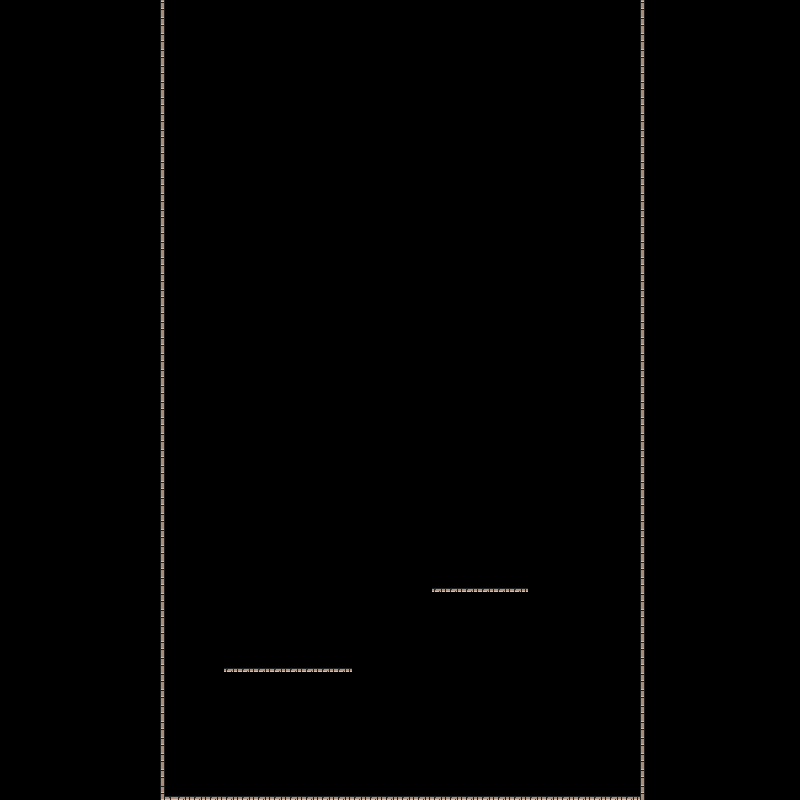

This is a level from a 2D game, rendered from its Tiled map with the project's own tilesets. A one-line summary and the map file follow, with tile-layer data summarised:
An orthogonal 50x50 tile map with 16x16 px tiles, 2 tile layers (Paredes, Plataformas).

<map version="1.5" tiledversion="1.7.2" orientation="orthogonal" renderorder="right-down" width="50" height="50" tilewidth="16" tileheight="16" infinite="0" nextlayerid="3" nextobjectid="1">
 <tileset firstgid="1" name="map_pattern" tilewidth="16" tileheight="16" tilecount="160" columns="10">
  <image source="../map/dungeon_tiles.png" width="160" height="256" />
  <tile id="0">
   <properties>
    <property name="collision" type="bool" value="false" />
   </properties>
  </tile>
  <tile id="1">
   <properties>
    <property name="collision" type="bool" value="true" />
   </properties>
  </tile>
  <tile id="2">
   <properties>
    <property name="collision" type="bool" value="true" />
   </properties>
  </tile>
  <tile id="3">
   <properties>
    <property name="collision" type="bool" value="true" />
   </properties>
  </tile>
  <tile id="4">
   <properties>
    <property name="collision" type="bool" value="false" />
   </properties>
  </tile>
  <tile id="5">
   <properties>
    <property name="collision" type="bool" value="false" />
   </properties>
  </tile>
  <tile id="6">
   <properties>
    <property name="collision" type="bool" value="false" />
   </properties>
  </tile>
  <tile id="7">
   <properties>
    <property name="collision" type="bool" value="false" />
   </properties>
  </tile>
  <tile id="8">
   <properties>
    <property name="collision" type="bool" value="false" />
   </properties>
  </tile>
  <tile id="9">
   <properties>
    <property name="collision" type="bool" value="false" />
   </properties>
  </tile>
  <tile id="10">
   <properties>
    <property name="collision" type="bool" value="false" />
   </properties>
  </tile>
  <tile id="11">
   <properties>
    <property name="collision" type="bool" value="false" />
   </properties>
  </tile>
  <tile id="12">
   <properties>
    <property name="collision" type="bool" value="false" />
   </properties>
  </tile>
  <tile id="13">
   <properties>
    <property name="collision" type="bool" value="false" />
   </properties>
  </tile>
  <tile id="14">
   <properties>
    <property name="collision" type="bool" value="false" />
   </properties>
  </tile>
  <tile id="15">
   <properties>
    <property name="collision" type="bool" value="false" />
   </properties>
  </tile>
  <tile id="16">
   <properties>
    <property name="collision" type="bool" value="false" />
   </properties>
  </tile>
  <tile id="17">
   <properties>
    <property name="collision" type="bool" value="false" />
   </properties>
  </tile>
  <tile id="18">
   <properties>
    <property name="collision" type="bool" value="false" />
   </properties>
  </tile>
  <tile id="19">
   <properties>
    <property name="collision" type="bool" value="false" />
   </properties>
  </tile>
  <tile id="20">
   <properties>
    <property name="collision" type="bool" value="false" />
   </properties>
  </tile>
  <tile id="21">
   <properties>
    <property name="collision" type="bool" value="false" />
   </properties>
  </tile>
  <tile id="22">
   <properties>
    <property name="collision" type="bool" value="false" />
   </properties>
  </tile>
  <tile id="23">
   <properties>
    <property name="collision" type="bool" value="false" />
   </properties>
  </tile>
  <tile id="24">
   <properties>
    <property name="collision" type="bool" value="false" />
   </properties>
  </tile>
  <tile id="25">
   <properties>
    <property name="collision" type="bool" value="false" />
   </properties>
  </tile>
  <tile id="26">
   <properties>
    <property name="collision" type="bool" value="false" />
   </properties>
  </tile>
  <tile id="27">
   <properties>
    <property name="collision" type="bool" value="false" />
   </properties>
  </tile>
  <tile id="28">
   <properties>
    <property name="collision" type="bool" value="false" />
   </properties>
  </tile>
  <tile id="29">
   <properties>
    <property name="collision" type="bool" value="false" />
   </properties>
  </tile>
  <tile id="30">
   <properties>
    <property name="collision" type="bool" value="false" />
   </properties>
  </tile>
  <tile id="31">
   <properties>
    <property name="collision" type="bool" value="false" />
   </properties>
  </tile>
  <tile id="32">
   <properties>
    <property name="collision" type="bool" value="false" />
   </properties>
  </tile>
  <tile id="33">
   <properties>
    <property name="collision" type="bool" value="false" />
   </properties>
  </tile>
  <tile id="34">
   <properties>
    <property name="collision" type="bool" value="false" />
   </properties>
  </tile>
  <tile id="35">
   <properties>
    <property name="collision" type="bool" value="false" />
   </properties>
  </tile>
  <tile id="36">
   <properties>
    <property name="collision" type="bool" value="false" />
   </properties>
  </tile>
  <tile id="37">
   <properties>
    <property name="collision" type="bool" value="false" />
   </properties>
  </tile>
  <tile id="38">
   <properties>
    <property name="collision" type="bool" value="false" />
   </properties>
  </tile>
  <tile id="39">
   <properties>
    <property name="collision" type="bool" value="false" />
   </properties>
  </tile>
  <tile id="40">
   <properties>
    <property name="collision" type="bool" value="false" />
   </properties>
  </tile>
  <tile id="41">
   <properties>
    <property name="collision" type="bool" value="false" />
   </properties>
  </tile>
  <tile id="42">
   <properties>
    <property name="collision" type="bool" value="false" />
   </properties>
  </tile>
  <tile id="43">
   <properties>
    <property name="collision" type="bool" value="false" />
   </properties>
  </tile>
  <tile id="44">
   <properties>
    <property name="collision" type="bool" value="false" />
   </properties>
  </tile>
  <tile id="45">
   <properties>
    <property name="collision" type="bool" value="false" />
   </properties>
  </tile>
  <tile id="46">
   <properties>
    <property name="collision" type="bool" value="false" />
   </properties>
  </tile>
  <tile id="47">
   <properties>
    <property name="collision" type="bool" value="false" />
   </properties>
  </tile>
  <tile id="48">
   <properties>
    <property name="collision" type="bool" value="false" />
   </properties>
  </tile>
  <tile id="49">
   <properties>
    <property name="collision" type="bool" value="false" />
   </properties>
  </tile>
  <tile id="50">
   <properties>
    <property name="collision" type="bool" value="false" />
   </properties>
  </tile>
  <tile id="51">
   <properties>
    <property name="collision" type="bool" value="false" />
   </properties>
  </tile>
  <tile id="52">
   <properties>
    <property name="collision" type="bool" value="false" />
   </properties>
  </tile>
  <tile id="53">
   <properties>
    <property name="collision" type="bool" value="false" />
   </properties>
  </tile>
  <tile id="54">
   <properties>
    <property name="collision" type="bool" value="false" />
   </properties>
  </tile>
  <tile id="55">
   <properties>
    <property name="collision" type="bool" value="false" />
   </properties>
  </tile>
  <tile id="56">
   <properties>
    <property name="collision" type="bool" value="false" />
   </properties>
  </tile>
  <tile id="57">
   <properties>
    <property name="collision" type="bool" value="false" />
   </properties>
  </tile>
  <tile id="58">
   <properties>
    <property name="collision" type="bool" value="false" />
   </properties>
  </tile>
  <tile id="59">
   <properties>
    <property name="collision" type="bool" value="false" />
   </properties>
  </tile>
  <tile id="60">
   <properties>
    <property name="collision" type="bool" value="false" />
   </properties>
  </tile>
  <tile id="61">
   <properties>
    <property name="collision" type="bool" value="false" />
   </properties>
  </tile>
  <tile id="62">
   <properties>
    <property name="collision" type="bool" value="false" />
   </properties>
  </tile>
  <tile id="63">
   <properties>
    <property name="collision" type="bool" value="false" />
   </properties>
  </tile>
  <tile id="64">
   <properties>
    <property name="collision" type="bool" value="false" />
   </properties>
  </tile>
  <tile id="65">
   <properties>
    <property name="collision" type="bool" value="false" />
   </properties>
  </tile>
  <tile id="66">
   <properties>
    <property name="collision" type="bool" value="false" />
   </properties>
  </tile>
  <tile id="67">
   <properties>
    <property name="collision" type="bool" value="false" />
   </properties>
  </tile>
  <tile id="68">
   <properties>
    <property name="collision" type="bool" value="false" />
   </properties>
  </tile>
  <tile id="69">
   <properties>
    <property name="collision" type="bool" value="false" />
   </properties>
  </tile>
  <tile id="70">
   <properties>
    <property name="collision" type="bool" value="true" />
   </properties>
  </tile>
  <tile id="71">
   <properties>
    <property name="collision" type="bool" value="true" />
   </properties>
  </tile>
  <tile id="72">
   <properties>
    <property name="collision" type="bool" value="true" />
   </properties>
  </tile>
  <tile id="73">
   <properties>
    <property name="collision" type="bool" value="true" />
   </properties>
  </tile>
  <tile id="74">
   <properties>
    <property name="collision" type="bool" value="true" />
   </properties>
  </tile>
  <tile id="75">
   <properties>
    <property name="collision" type="bool" value="true" />
   </properties>
  </tile>
  <tile id="76">
   <properties>
    <property name="collision" type="bool" value="false" />
   </properties>
  </tile>
  <tile id="77">
   <properties>
    <property name="collision" type="bool" value="false" />
   </properties>
  </tile>
  <tile id="78">
   <properties>
    <property name="collision" type="bool" value="false" />
   </properties>
  </tile>
  <tile id="79">
   <properties>
    <property name="collision" type="bool" value="false" />
   </properties>
  </tile>
  <tile id="80">
   <properties>
    <property name="collision" type="bool" value="true" />
   </properties>
  </tile>
  <tile id="81">
   <properties>
    <property name="collision" type="bool" value="true" />
   </properties>
  </tile>
  <tile id="82">
   <properties>
    <property name="collision" type="bool" value="true" />
   </properties>
  </tile>
  <tile id="83">
   <properties>
    <property name="collision" type="bool" value="true" />
   </properties>
  </tile>
  <tile id="84">
   <properties>
    <property name="collision" type="bool" value="true" />
   </properties>
  </tile>
  <tile id="85">
   <properties>
    <property name="collision" type="bool" value="true" />
   </properties>
  </tile>
  <tile id="86">
   <properties>
    <property name="collision" type="bool" value="false" />
   </properties>
  </tile>
  <tile id="87">
   <properties>
    <property name="collision" type="bool" value="false" />
   </properties>
  </tile>
  <tile id="88">
   <properties>
    <property name="collision" type="bool" value="false" />
   </properties>
  </tile>
  <tile id="89">
   <properties>
    <property name="collision" type="bool" value="false" />
   </properties>
  </tile>
  <tile id="90">
   <properties>
    <property name="collision" type="bool" value="true" />
   </properties>
  </tile>
  <tile id="91">
   <properties>
    <property name="collision" type="bool" value="true" />
   </properties>
  </tile>
  <tile id="92">
   <properties>
    <property name="collision" type="bool" value="true" />
   </properties>
  </tile>
  <tile id="93">
   <properties>
    <property name="collision" type="bool" value="true" />
   </properties>
  </tile>
  <tile id="94">
   <properties>
    <property name="collision" type="bool" value="true" />
   </properties>
  </tile>
  <tile id="95">
   <properties>
    <property name="collision" type="bool" value="true" />
   </properties>
  </tile>
  <tile id="96">
   <properties>
    <property name="collision" type="bool" value="false" />
   </properties>
  </tile>
  <tile id="97">
   <properties>
    <property name="collision" type="bool" value="false" />
   </properties>
  </tile>
  <tile id="98">
   <properties>
    <property name="collision" type="bool" value="false" />
   </properties>
  </tile>
  <tile id="99">
   <properties>
    <property name="collision" type="bool" value="false" />
   </properties>
  </tile>
  <tile id="100">
   <properties>
    <property name="collision" type="bool" value="true" />
   </properties>
  </tile>
  <tile id="101">
   <properties>
    <property name="collision" type="bool" value="true" />
   </properties>
  </tile>
  <tile id="102">
   <properties>
    <property name="collision" type="bool" value="true" />
   </properties>
  </tile>
  <tile id="103">
   <properties>
    <property name="collision" type="bool" value="true" />
   </properties>
  </tile>
  <tile id="104">
   <properties>
    <property name="collision" type="bool" value="true" />
   </properties>
  </tile>
  <tile id="105">
   <properties>
    <property name="collision" type="bool" value="true" />
   </properties>
  </tile>
  <tile id="106">
   <properties>
    <property name="collision" type="bool" value="false" />
   </properties>
  </tile>
  <tile id="107">
   <properties>
    <property name="collision" type="bool" value="false" />
   </properties>
  </tile>
  <tile id="108">
   <properties>
    <property name="collision" type="bool" value="false" />
   </properties>
  </tile>
  <tile id="109">
   <properties>
    <property name="collision" type="bool" value="false" />
   </properties>
  </tile>
  <tile id="110">
   <properties>
    <property name="collision" type="bool" value="false" />
   </properties>
  </tile>
  <tile id="111">
   <properties>
    <property name="collision" type="bool" value="false" />
   </properties>
  </tile>
  <tile id="112">
   <properties>
    <property name="collision" type="bool" value="false" />
   </properties>
  </tile>
  <tile id="113">
   <properties>
    <property name="collision" type="bool" value="false" />
   </properties>
  </tile>
  <tile id="114">
   <properties>
    <property name="collision" type="bool" value="false" />
   </properties>
  </tile>
  <tile id="115">
   <properties>
    <property name="collision" type="bool" value="false" />
   </properties>
  </tile>
  <tile id="116">
   <properties>
    <property name="collision" type="bool" value="false" />
   </properties>
  </tile>
  <tile id="117">
   <properties>
    <property name="collision" type="bool" value="false" />
   </properties>
  </tile>
  <tile id="118">
   <properties>
    <property name="collision" type="bool" value="false" />
   </properties>
  </tile>
  <tile id="119">
   <properties>
    <property name="collision" type="bool" value="false" />
   </properties>
  </tile>
  <tile id="120">
   <properties>
    <property name="collision" type="bool" value="false" />
   </properties>
  </tile>
  <tile id="121">
   <properties>
    <property name="collision" type="bool" value="false" />
   </properties>
  </tile>
  <tile id="122">
   <properties>
    <property name="collision" type="bool" value="false" />
   </properties>
  </tile>
  <tile id="123">
   <properties>
    <property name="collision" type="bool" value="false" />
   </properties>
  </tile>
  <tile id="124">
   <properties>
    <property name="collision" type="bool" value="false" />
   </properties>
  </tile>
  <tile id="125">
   <properties>
    <property name="collision" type="bool" value="false" />
   </properties>
  </tile>
  <tile id="126">
   <properties>
    <property name="collision" type="bool" value="false" />
   </properties>
  </tile>
  <tile id="127">
   <properties>
    <property name="collision" type="bool" value="false" />
   </properties>
  </tile>
  <tile id="128">
   <properties>
    <property name="collision" type="bool" value="false" />
   </properties>
  </tile>
  <tile id="129">
   <properties>
    <property name="collision" type="bool" value="false" />
   </properties>
  </tile>
  <tile id="130">
   <properties>
    <property name="collision" type="bool" value="false" />
   </properties>
  </tile>
  <tile id="131">
   <properties>
    <property name="collision" type="bool" value="false" />
   </properties>
  </tile>
  <tile id="132">
   <properties>
    <property name="collision" type="bool" value="false" />
   </properties>
  </tile>
  <tile id="133">
   <properties>
    <property name="collision" type="bool" value="false" />
   </properties>
  </tile>
  <tile id="134">
   <properties>
    <property name="collision" type="bool" value="false" />
   </properties>
  </tile>
  <tile id="135">
   <properties>
    <property name="collision" type="bool" value="false" />
   </properties>
  </tile>
  <tile id="136">
   <properties>
    <property name="collision" type="bool" value="false" />
   </properties>
  </tile>
  <tile id="137">
   <properties>
    <property name="collision" type="bool" value="false" />
   </properties>
  </tile>
  <tile id="138">
   <properties>
    <property name="collision" type="bool" value="false" />
   </properties>
  </tile>
  <tile id="139">
   <properties>
    <property name="collision" type="bool" value="false" />
   </properties>
  </tile>
  <tile id="140">
   <properties>
    <property name="collision" type="bool" value="false" />
   </properties>
  </tile>
  <tile id="141">
   <properties>
    <property name="collision" type="bool" value="false" />
   </properties>
  </tile>
  <tile id="142">
   <properties>
    <property name="collision" type="bool" value="false" />
   </properties>
  </tile>
  <tile id="143">
   <properties>
    <property name="collision" type="bool" value="false" />
   </properties>
  </tile>
  <tile id="144">
   <properties>
    <property name="collision" type="bool" value="false" />
   </properties>
  </tile>
  <tile id="145">
   <properties>
    <property name="collision" type="bool" value="false" />
   </properties>
  </tile>
  <tile id="146">
   <properties>
    <property name="collision" type="bool" value="false" />
   </properties>
  </tile>
  <tile id="147">
   <properties>
    <property name="collision" type="bool" value="false" />
   </properties>
  </tile>
  <tile id="148">
   <properties>
    <property name="collision" type="bool" value="false" />
   </properties>
  </tile>
  <tile id="149">
   <properties>
    <property name="collision" type="bool" value="false" />
   </properties>
  </tile>
  <tile id="150">
   <properties>
    <property name="collision" type="bool" value="false" />
   </properties>
  </tile>
  <tile id="151">
   <properties>
    <property name="collision" type="bool" value="false" />
   </properties>
  </tile>
  <tile id="152">
   <properties>
    <property name="collision" type="bool" value="false" />
   </properties>
  </tile>
  <tile id="153">
   <properties>
    <property name="collision" type="bool" value="false" />
   </properties>
  </tile>
  <tile id="154">
   <properties>
    <property name="collision" type="bool" value="false" />
   </properties>
  </tile>
  <tile id="155">
   <properties>
    <property name="collision" type="bool" value="false" />
   </properties>
  </tile>
  <tile id="156">
   <properties>
    <property name="collision" type="bool" value="false" />
   </properties>
  </tile>
  <tile id="157">
   <properties>
    <property name="collision" type="bool" value="false" />
   </properties>
  </tile>
  <tile id="158">
   <properties>
    <property name="collision" type="bool" value="false" />
   </properties>
  </tile>
  <tile id="159">
   <properties>
    <property name="collision" type="bool" value="false" />
   </properties>
  </tile>
 </tileset>
 <layer id="1" name="Paredes" width="50" height="50">
  <data>[2500 cells, 129 non-empty, 3 distinct tile ids]</data>
 </layer>
 <layer id="2" name="Plataformas" width="50" height="50">
  <data>[2500 cells, 14 non-empty, 1 distinct tile ids]</data>
 </layer>
</map>
